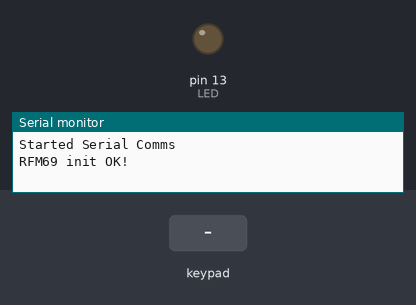
Bench run of a sketch on a simulated Arduino Uno, built with avr-gcc and run on an emulated ATmega328P. Parts: output pins drawn as LEDs (lit = HIGH), the last lines printed to the serial monitor. Wiring (inferred from the names in the program): 3×3 keypad with keys 1 2 3 4 5 6 7 8 9 (labels assumed): rows pin 2, pin 3, pin 4; columns pin 10, pin 11, pin 12. The inputs (shaded band) are chosen by the test bench. No radio packets arrive unless stated; pins used as bus, display or sensor lines are not drawn.

Above: at 3.2 s.
3.3 s: key '1' pressed
At 3.7 s:
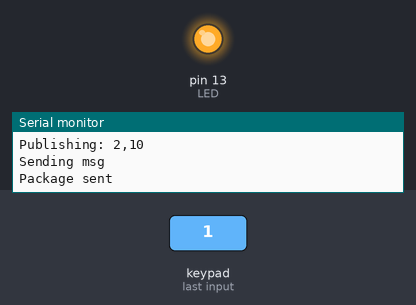
Timing chart, 0 to 6.3 s (numbered marks = the images above; inputs shaded):
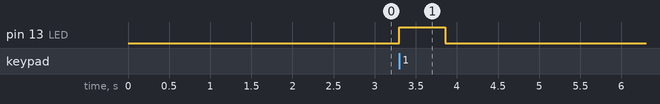

The sketch:

target_prototype_3x3_.ino
```cpp
// Target Prototype (3x3)
//TODO: Populate the publish function
//TODO: Upgrade digitalwrite with direct port manipulation
//NOTE: I think pin two is shorted and is borking a hole row.

#include <RH_RF69.h>
#include <SPI.h>

// Micro
#define RFM69_CS 17
#define RFM69_INT 7
#define RFM69_RST 6
#define LED 13

#define RF69_FREQ 915.0

RH_RF69 rf69(RFM69_CS, RFM69_INT);

const int iter = 3;

uint8_t col[iter] = {10,11,12};
uint8_t row[iter] = {2,3,4};

void setup() {
  Serial.begin(9600);
  delay(2000);

  Serial.println("Started Serial Comms");

  // Set Up Contact Pins
  for (int i=0; i<iter; i++) {
    pinMode(row[i], OUTPUT);
    digitalWrite(row[i], HIGH);

    pinMode(col[i], INPUT_PULLUP);
  }

  // Set up LED
  pinMode(LED, OUTPUT);
  digitalWrite(LED, LOW);

  // Set Up Radio
  pinMode(RFM69_CS, OUTPUT);
  digitalWrite(RFM69_CS, HIGH);

  digitalWrite(RFM69_RST, LOW);
  delay(10);
  pinMode(RFM69_RST, OUTPUT);
  digitalWrite(RFM69_RST, HIGH);
  delay(10);
  digitalWrite(RFM69_RST, LOW);
  delay(10);

  if (!rf69.init()) {
    Serial.println("RFM69 init failed!");
    while(1);
  }

  Serial.println("RFM69 init OK!");

  rf69.setFrequency(RF69_FREQ);

  // Optional: higher transmit power (for HCW models)
  rf69.setTxPower(20, true); // 20 dBm, use high-power mode
}

void publish(uint8_t r, uint8_t c) {
  digitalWrite(LED, HIGH);
  uint8_t msg[2] = {r,c};
  Serial.print("Publishing: ");
  Serial.print(r);
  Serial.print(",");
  Serial.println(c);
  rf69.send(msg, 2);
  Serial.println("Sending msg");
  rf69.waitPacketSent();
  Serial.println("Package sent");
  delay(500);
  digitalWrite(LED, LOW);
}

void loop() {
  for (int i=0; i<iter; i++){
    digitalWrite(row[i], LOW);

    for (int j=0; j<iter; j++){
      if (digitalRead(col[j]) == LOW){
        publish(row[i], col[j]);
      }
    }

    digitalWrite(row[i], HIGH);
  }
}
```

Measured:
- after the input at 3.3 s, pin 13 (LED): LOW → HIGH at once, → LOW 0.56 s later
